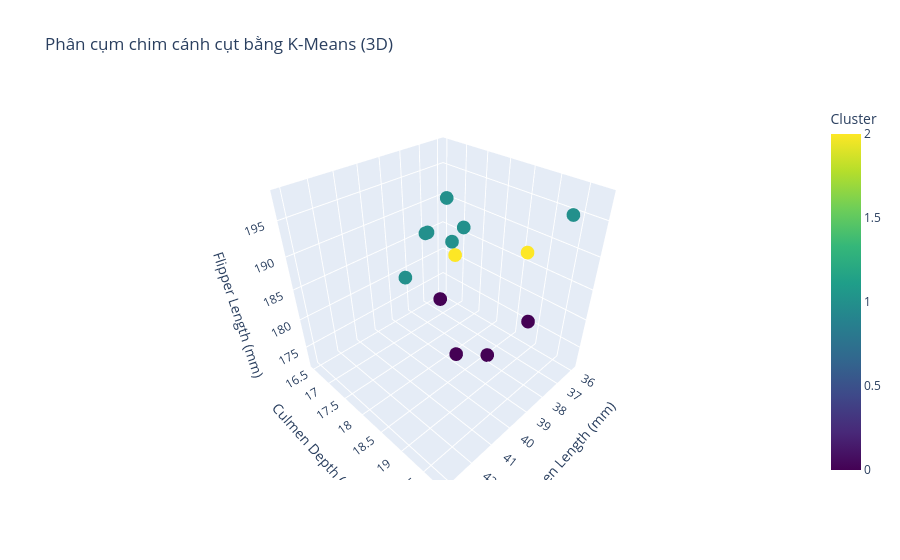

Source (notebook cell):
### Code cell
import plotly.express as px

fig = px.scatter_3d(
    penguins_clean,
    x='Culmen Length (mm)',
    y='Culmen Depth (mm)',
    z='Flipper Length (mm)',
    color='Cluster',
    title='Phân cụm chim cánh cụt bằng K-Means (3D)',
    color_continuous_scale='Viridis'
)
fig.show()

### Figure 1 — Plotly figure (JSON) as saved in the notebook; plotly's stock layout.template omitted (floating-point values rounded to 4 significant figures)
{"data": [{"hovertemplate": "Culmen Length (mm)=%{x}<br>Culmen Depth (mm)=%{y}<br>Flipper Length (mm)=%{z}<br>Cluster=%{marker.color}<extra></extra>", "legendgroup": "", "marker": {"color": [0, 2, 0, 0, 0, 1, 2, 1, 1, 1, 1, 1, 1], "coloraxis": "coloraxis", "symbol": "circle"}, "mode": "markers", "name": "", "scene": "scene", "showlegend": false, "type": "scatter3d", "x": [38.9, 39.2, 37.9, 40.5, 37.6, 35.9, 41.8, 36.2, 37.7, 38.5, 43.1, 37, 39.7], "y": [17.8, 19.6, 18.6, 18.9, 19.3, 16.6, 19.4, 17.2, 19.8, 17.9, 19.2, 16.5, 17.9], "z": [181, 195, 172, 180, 181, 190, 198, 187, 198, 190, 197, 185, 193]}], "layout": {"coloraxis": {"colorbar": {"title": {"text": "Cluster"}}, "colorscale": [[0, "#440154"], [0.1111, "#482878"], [0.2222, "#3e4989"], [0.3333, "#31688e"], [0.4444, "#26828e"], [0.5556, "#1f9e89"], [0.6667, "#35b779"], [0.7778, "#6ece58"], [0.8889, "#b5de2b"], [1, "#fde725"]]}, "legend": {"tracegroupgap": 0}, "scene": {"domain": {"x": [0, 1], "y": [0, 1]}, "xaxis": {"title": {"text": "Culmen Length (mm)"}}, "yaxis": {"title": {"text": "Culmen Depth (mm)"}}, "zaxis": {"title": {"text": "Flipper Length (mm)"}}}, "title": {"text": "Phân cụm chim cánh cụt bằng K-Means (3D)"}}}
